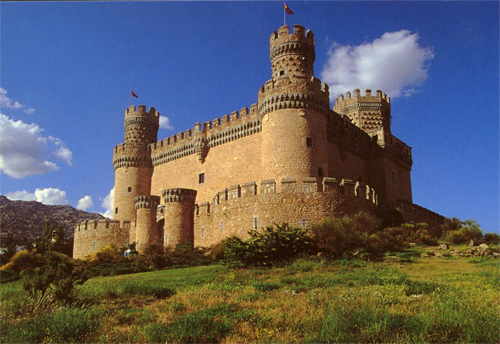
%> input picture project-01/Material/Material/Matlab Example/imgs/castle.jpg, 500 x 344 px
$ octave _start.m   (GNU Octave 9; MATLAB toolbox functions it lacks are replaced by stand-ins)
%> lines starting %> are read from the running program, lines starting %| are printed output that depends on the picture
%> further down, img is the input picture: size 344x500x3 uint8; mean R, G, B 95.1, 95.3, 101.1
### project-01/Material/Material/Matlab Example/spanishCastle.m
function [grey inverted] = spanishCastle( img )
%SPANISHCASTLE creates the greyscale and inverted image of the input
%   Input
%   - img: an RGB color image
%   Output
%   - grey: the greyscale image of the inupt image
%   - inverted: the invertet color image of the input


% replace the following example code with yours!
disp('spanishCastle was called');

% Convert the RGB colors to YUV color space.
img_yuv = rgb2yuv( img );

% Use the input Y channel to form the grey image.
grey = imread('imgs/castle_grey.jpg');
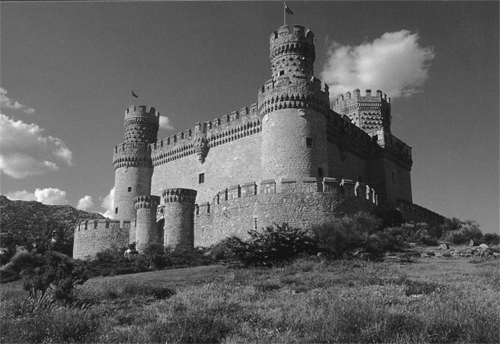
%> input picture project-01/Material/Material/Matlab Example/imgs/castle_grey.jpg, 500 x 344 px
%> grey is the input picture: size 344x500x3 uint8; min 14, max 251, mean 95.9

% To obtain the inverted image, set the Y channel to 0.6 for all pixels,
% convert back to RGB, and invert the RGB colors by taking one minus the
% RGB values. The result is the inverted image.
inverted = imread('imgs/castle_inverted.jpg');
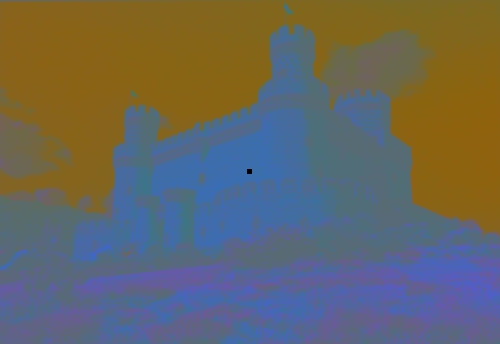
%> input picture project-01/Material/Material/Matlab Example/imgs/castle_inverted.jpg, 500 x 344 px
%> inverted is the input picture: size 344x500x3 uint8; mean R, G, B 102.8, 102.6, 96.8


end

### project-01/Material/Material/Matlab Example/rgb2yuv.m
function [ img_yuv ] = rgb2yuv( img_rgb )
%RGB2YUV convertes an RGB image into a YUV image
%   Detailed explanation goes here...


disp('rgb2yuv was called');
% Convert the RGB colors to YUV color space. This is implemented by interpreting the
% RGB colors of each pixel as a column vector. You multiply the RGB vector by a spe-
% cific transformation matrix to obtain the corresponding YUV vector. You can find the
% transformation matrix here http://en.wikipedia.org/wiki/YUV. Your implementa-
% tion should avoid using a for loop over all image pixels. Instead, reorganize the input
% image such that the conversion can be done with a single matrix product that converts
% the whole image at once! Hint: Use the Matlab shiftdim and reshape functions.

img_yuv = img_rgb;

end

### project-01/Material/Material/Matlab Example/_start.m
% Computational Photography Project 1
% Turned in by <Name>

%% Assignement 1

img = imread('imgs/castle.jpg');
img = im2double(img);

[grey inverted] = spanishCastle(img);

% Please show your images with imshow (instead of imwrite) and add titles
% to the (sub)figures if there are more then one.
figure(1);
imshow(grey);
title('Greyscale image');

figure(2)
imshow(inverted);
title('Inverted image');


%% Assignement 2.1

% Proceed similarly...

%% Assignement 2.2


%% Assignement 2.3


%% Assignement 2.4


%% Bonus
